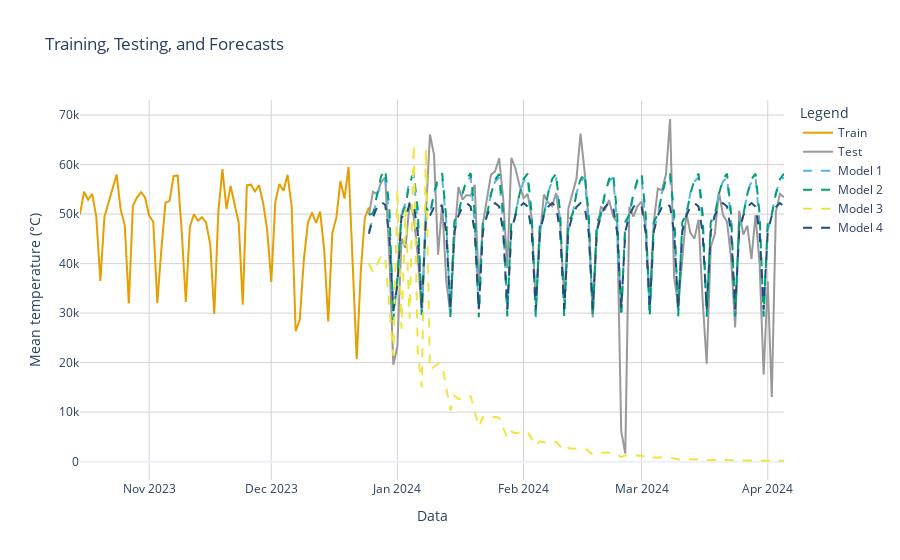

Notebook code for this chart:
### Markdown cell above
# Graph of Training, Testing, and Forecasts

### Code cell
fig = make_subplots(rows=1, cols=1)


fig.add_trace(go.Scatter(x=train.tail(72).index, y=train['TI_Av'], 
                         mode='lines', name='Train', 
                         line=dict(color='#E69F00')))  


fig.add_trace(go.Scatter(x=test.index, y=test['TI_Av'], 
                         mode='lines', name='Test', 
                         line=dict(color='#999999')))  


fig.add_trace(go.Scatter(x=test.index, y=forecast_model1, 
                         mode='lines', name='Model 1', 
                         line=dict(color='#56B4E9', dash='dash')))  

fig.add_trace(go.Scatter(x=test.index, y=forecast_model2, 
                         mode='lines', name='Model 2', 
                         line=dict(color='#009E73', dash='dash')))

fig.add_trace(go.Scatter(x=test.index, y=forecast_model3, 
                         mode='lines', name='Model 3', 
                         line=dict(color='#F0E442', dash='dash'))) 

fig.add_trace(go.Scatter(x=test.index, y=forecast_model4, 
                         mode='lines', name='Model 4', 
                         line=dict(color='#1F4E79', dash='dash'))) 


fig.update_layout(
    xaxis_title="Data",
    yaxis_title="Mean temperature (°C)",
    title_text="Training, Testing, and Forecasts",
    legend_title="Legend",
    hovermode="x unified",
    template="plotly_white"  )


fig.update_xaxes(showgrid=True, gridwidth=1, gridcolor='LightGrey')
fig.update_yaxes(showgrid=True, gridwidth=1, gridcolor='LightGrey')

fig.show();
